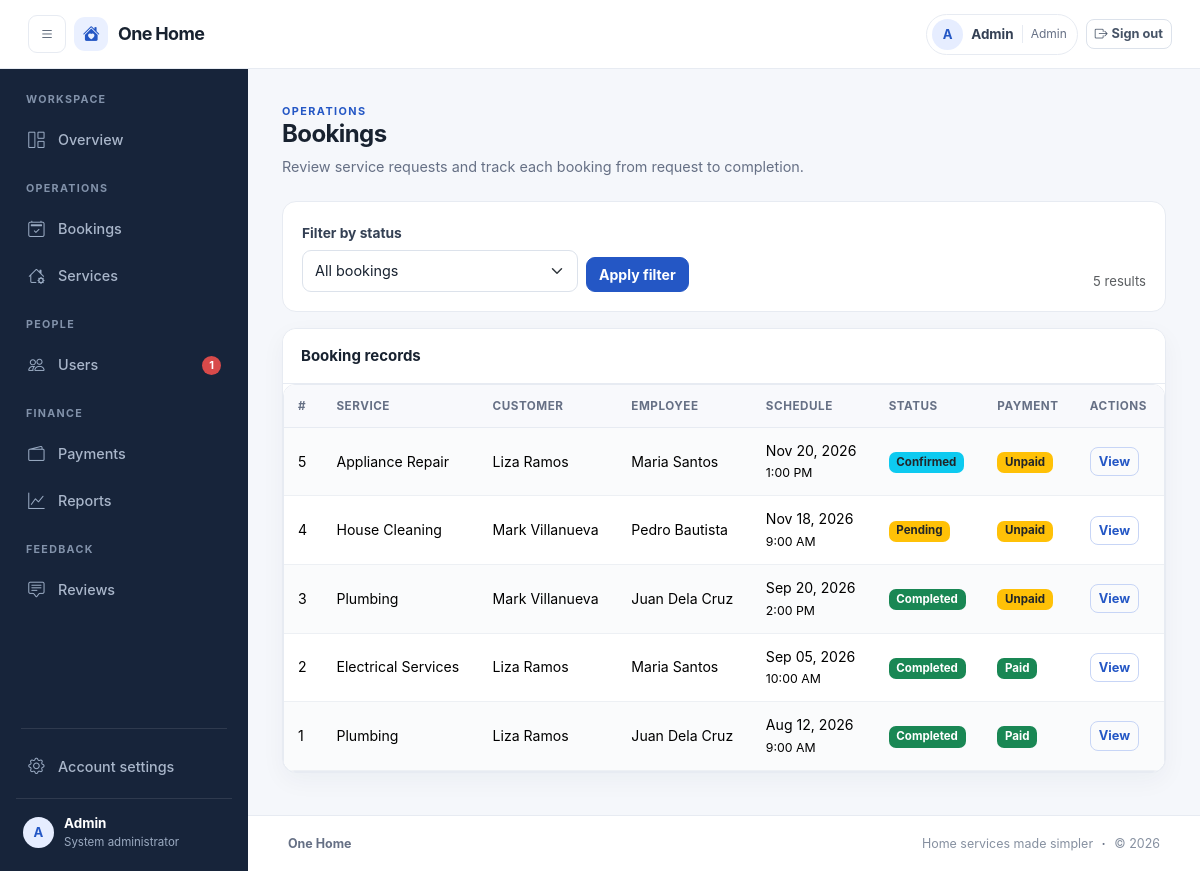
/admin/bookings/index.php (signed in), run on the app's committed database.
### tables this page shows
CREATE TABLE users (
  id INT AUTO_INCREMENT PRIMARY KEY,
  name VARCHAR(100) NOT NULL,
  email VARCHAR(100) NOT NULL UNIQUE,
  password VARCHAR(255) NOT NULL,
  phone VARCHAR(30),
  address VARCHAR(255),
  role ENUM('admin','employee','customer') NOT NULL,
  status ENUM('active','pending','inactive') NOT NULL DEFAULT 'active',
  avatar VARCHAR(255),
  skills VARCHAR(255),
  available_days VARCHAR(40) NOT NULL DEFAULT 'Mon,Tue,Wed,Thu,Fri',
  is_available TINYINT NOT NULL DEFAULT 1,
  created_at DATETIME NOT NULL DEFAULT CURRENT_TIMESTAMP,
  INDEX idx_users_role_status (role, status)
);

CREATE TABLE bookings (
  id INT AUTO_INCREMENT PRIMARY KEY,
  customer_id INT NOT NULL,
  employee_id INT NOT NULL,
  service_id INT NOT NULL,
  booking_date DATE NOT NULL,
  booking_time TIME NOT NULL,
  address VARCHAR(255) NOT NULL,
  description TEXT,
  photo VARCHAR(255),
  price DECIMAL(10,2) NOT NULL,
  status ENUM('Pending','Confirmed','Ongoing','Completed','Cancelled','Declined') NOT NULL DEFAULT 'Pending',
  decline_reason VARCHAR(255),
  created_at DATETIME NOT NULL DEFAULT CURRENT_TIMESTAMP,
  FOREIGN KEY (customer_id) REFERENCES users(id),
  FOREIGN KEY (employee_id) REFERENCES users(id),
  FOREIGN KEY (service_id) REFERENCES services(id),
  INDEX idx_bookings_customer (customer_id),
  INDEX idx_bookings_employee_date (employee_id, booking_date, status),
  INDEX idx_bookings_service (service_id),
  INDEX idx_bookings_status_date (status, booking_date),
  CHECK (price >= 0)
);

CREATE TABLE services (
  id INT AUTO_INCREMENT PRIMARY KEY,
  name VARCHAR(100) NOT NULL,
  description TEXT,
  price DECIMAL(10,2) NOT NULL,
  icon VARCHAR(50) NOT NULL DEFAULT 'bi-tools',
  is_active TINYINT NOT NULL DEFAULT 1,
  INDEX idx_services_active (is_active),
  CHECK (price >= 0)
);

### includes/auth.php (called while the page is built, shortened)
<?php
require_once INC . '/dbconn.php';
require_once INC . '/functions.php';
require_once INC . '/notifications.php';
function current_user()
{
    static $loaded = false;
    static $user = null;
    if (!$loaded) {
        $loaded = true;
        if (!empty($_SESSION['uid'])) {
            $user_id = (int) $_SESSION['uid'];
            if ($user_id > 0) {
                $user = db_one("SELECT * FROM users WHERE id = ? LIMIT 1", [$user_id]);
            }
        }
    }
    return $user;
}
function home_for($role)
{
    $pages = [
        'admin' => 'admin/dashboard.php',
        'employee' => 'employee/dashboard.php',
        'customer' => 'customer/dashboard.php'
    ];
    return $pages[$role] ?? 'login.php';
}
function require_role($role)
{
    $user = current_user();
}

### includes/notifications.php (called while the page is built, shortened)
<?php
function pending_employees_count()
{
    return db_val("SELECT COUNT(*) FROM users WHERE role='employee' AND status='pending'");
}

### includes/functions.php (the view, shortened to what this page needs)
<?php
function e($s)
{
    return htmlspecialchars((string) $s, ENT_QUOTES, 'UTF-8');
}
function url($p)
{
    return BASE_URL . '/' . ltrim($p, '/');
}
function fdate($d)
{
    return date('M d, Y', strtotime($d));
}
function ftime($t)
{
    return date('g:i A', strtotime($t));
}
function badge($s)
{
    $c = [
        'Pending' => 'warning text-dark',
        'Confirmed' => 'info text-dark',
        'Ongoing' => 'primary',
        'Completed' => 'success',
        'Cancelled' => 'secondary',
        'Declined' => 'danger',
        'Paid' => 'success',
        'Unpaid' => 'warning text-dark',
        'Refunded' => 'dark',
        'active' => 'success',
        'pending' => 'warning text-dark',
        'inactive' => 'danger'
    ];
    return '<span class="badge bg-' . ($c[$s] ?? 'secondary') . '">' . e(ucfirst((string) $s)) . '</span>';
}
function db_run($sql, $params = [])
{
    global $conn;
    $st = mysqli_prepare($conn, $sql);
    if ($params)
        mysqli_stmt_bind_param($st, str_repeat('s', count($params)), ...$params);
    if (!mysqli_stmt_execute($st))
        die('SQL error: ' . mysqli_stmt_error($st));
    return $st;
}
function db_all($sql, $params = [])
{
    $r = mysqli_stmt_get_result(db_run($sql, $params));
    return $r ? mysqli_fetch_all($r, MYSQLI_ASSOC) : [];
}
function db_one($sql, $params = [])
{
    $a = db_all($sql, $params);
    return $a ? $a[0] : null;
}
function db_val($sql, $params = [])
{
    $r = db_one($sql, $params);
    return $r ? array_values($r)[0] : 0;
}
function list_bookings($where = '1', $params = [], $order = 'b.booking_date DESC, b.booking_time DESC')
{
    return db_all("SELECT b.*, s.name sname, c.name cname, c.phone cphone, c.email cemail, e.name ename, e.phone ephone,
        p.id payid, p.status pstatus, p.method pmethod, p.card_last4, p.paid_at,
        (SELECT COUNT(*) FROM reviews r WHERE r.booking_id=b.id) reviewed
        FROM bookings b JOIN services s ON s.id=b.service_id JOIN users c ON c.id=b.customer_id JOIN users e ON e.id=b.employee_id
        LEFT JOIN payments p ON p.booking_id=b.id WHERE $where ORDER BY $order", $params);
}
{ ?>
<?php }
function bookings_table($rows, $role)
{
    $link = ['customer' => 'customer/booking_details.php?id=', 'employee' => 'employee/booking_details.php?id=', 'admin' => 'admin/bookings/view.php?id='][$role]; ?>
    <div class="table-responsive">
        <table class="table table-striped table-hover bg-white align-middle">
            <thead class="table-light">
                <tr>
                    <th>#</th>
                    <th>Service</th>
                    <th><?= $role === 'customer' ? 'Employee' : 'Customer' ?></th><?php if ($role === 'admin'): ?>
                        <th>Employee</th><?php endif; ?>
                    <th>Schedule</th>
                    <th>Status</th>
                    <th>Payment</th>
                    <th>Actions</th>
                </tr>
            </thead>
            <tbody>
                <?php foreach ($rows as $b): ?>
                    <tr>
                        <td><?= $b['id'] ?></td>
                        <td><?= e($b['sname']) ?></td>
                        <td><?= e($role === 'customer' ? $b['ename'] : $b['cname']) ?></td>
                        <?php if ($role === 'admin'): ?>
                            <td><?= e($b['ename']) ?></td><?php endif; ?>
                        <td><?= fdate($b['booking_date']) ?><br><small><?= ftime($b['booking_time']) ?></small></td>
                        <td><?= badge($b['status']) ?></td>
                        <td><?= badge($b['pstatus']) ?></td>
                        <td><a class="btn btn-sm btn-outline-primary" href="<?= url($link . $b['id']) ?>">View</a>
                            <?php if ($role === 'employee')
                                echo job_buttons($b); ?></td>
                    </tr>
                <?php endforeach; ?>
            </tbody>
        </table>
    </div>
<?php }
    ob_start(); ?>

### includes/navbar.php (shortened to what this page needs)
<?php
$u = current_user();
$role = $u['role'] ?? '';
$current_path = str_replace('\\', '/', parse_url($_SERVER['REQUEST_URI'] ?? '', PHP_URL_PATH) ?? '');
$base_path = rtrim(BASE_URL, '/');
$is_active = function ($path) use ($current_path, $base_path) {
    $full_path = $base_path . '/' . ltrim($path, '/');
    return $current_path === $full_path || strpos($current_path, $full_path . '/') === 0;
};
?>
<nav class="navbar app-topbar">
    <div class="container-fluid app-topbar-inner">
        <div class="d-flex align-items-center gap-2">
            <?php if ($u && $role === 'admin'): ?>
                <button class="btn btn-icon mobile-menu-button" id="sidebarToggle" type="button" aria-label="Open menu" aria-controls="adminSidebar" aria-expanded="false">
                    <i class="bi bi-list"></i>
                </button>
            <?php endif; ?>
            <a class="navbar-brand app-brand" href="<?= url($u ? home_for($role) : 'index.php') ?>">
                <span class="brand-mark"><i class="bi bi-house-heart-fill"></i></span>
                <span>One Home</span>
            </a>
        </div>
        <div class="d-flex align-items-center gap-2 ms-auto">
            <?php if ($u && $u['status'] === 'active'): ?>
                <div class="user-chip d-none d-sm-flex">
                    <span class="user-avatar"><?= e(strtoupper(substr($u['name'], 0, 1))) ?></span>
                    <span class="user-chip-name"><?= e($u['name']) ?></span>
                    <span class="user-chip-role"><?= e(ucfirst($role)) ?></span>
                </div>
                <a class="btn btn-sm btn-outline-secondary logout-button" href="<?= url('logout.php') ?>"><i class="bi bi-box-arrow-right me-1"></i><span class="d-none d-sm-inline">Sign out</span></a>
            <?php else: ?>
                <a class="top-link" href="<?= url('login.php') ?>">Sign in</a>
                <a class="btn btn-primary btn-sm px-3" href="<?= url('register.php') ?>">Create account</a>
            <?php endif; ?>
        </div>
    </div>
</nav>
<?php if ($u && $u['status'] === 'active' && $role === 'admin'): ?>
    <div class="admin-layout">
        <aside class="admin-sidebar" id="adminSidebar" aria-label="Administrator navigation">
            <div class="sidebar-caption">WORKSPACE</div>
            <a class="sidebar-link <?= $is_active('admin/dashboard.php') ? 'active' : '' ?>" href="<?= url('admin/dashboard.php') ?>">
                <i class="bi bi-grid-1x2"></i><span>Overview</span>
            </a>
            <div class="sidebar-caption">OPERATIONS</div>
            <a class="sidebar-link <?= $is_active('admin/bookings/') ? 'active' : '' ?>" href="<?= url('admin/bookings/index.php') ?>">
                <i class="bi bi-calendar2-check"></i><span>Bookings</span>
            </a>
            <a class="sidebar-link <?= $is_active('admin/services/') ? 'active' : '' ?>" href="<?= url('admin/services/index.php') ?>">
                <i class="bi bi-house-gear"></i><span>Services</span>
            </a>
            <div class="sidebar-caption">PEOPLE</div>
            <a class="sidebar-link <?= $is_active('admin/users/') ? 'active' : '' ?>" href="<?= url('admin/users/index.php') ?>">
                <i class="bi bi-people"></i><span>Users</span>
                <?php $pending_count = pending_employees_count(); if ($pending_count): ?><span class="sidebar-count"><?= $pending_count ?></span><?php endif; ?>
            </a>
            <div class="sidebar-caption">FINANCE</div>
            <a class="sidebar-link <?= $is_active('admin/payments/') ? 'active' : '' ?>" href="<?= url('admin/payments/index.php') ?>">
                <i class="bi bi-wallet2"></i><span>Payments</span>
            </a>
            <a class="sidebar-link <?= $is_active('admin/reports/') ? 'active' : '' ?>" href="<?= url('admin/reports/index.php') ?>">
                <i class="bi bi-graph-up"></i><span>Reports</span>
            </a>
            <div class="sidebar-caption">FEEDBACK</div>
            <a class="sidebar-link <?= $is_active('admin/reviews/') ? 'active' : '' ?>" href="<?= url('admin/reviews/index.php') ?>">
                <i class="bi bi-chat-square-text"></i><span>Reviews</span>
            </a>
            <div class="sidebar-spacer"></div>
            <div class="sidebar-divider"></div>
            <a class="sidebar-link <?= $is_active('admin/profile.php') ? 'active' : '' ?>" href="<?= url('admin/profile.php') ?>">
                <i class="bi bi-gear"></i><span>Account settings</span>
            </a>
            <div class="sidebar-user">
                <span class="user-avatar"><?= e(strtoupper(substr($u['name'], 0, 1))) ?></span>
                <span><strong><?= e($u['name']) ?></strong><small>System administrator</small></span>
            </div>
        </aside>
        <div class="admin-content">
<?php endif; ?>

### data on the page
users: name "A", name "Admin", role "Admin"
bookings: id "5", service.name "Appliance Repair", customer.name "Liza Ramos", employee.name "Maria Santos", booking_date "Nov 20, 2026", booking_time "1:00 PM", status "Confirmed Unpaid"
bookings: id "4", service.name "House Cleaning", customer.name "Mark Villanueva", employee.name "Pedro Bautista", booking_date "Nov 18, 2026", booking_time "9:00 AM", status "Pending Unpaid"
bookings: id "3", service.name "Plumbing", customer.name "Mark Villanueva", employee.name "Juan Dela Cruz", booking_date "Sep 20, 2026", booking_time "2:00 PM", status "Completed Unpaid"
bookings: id "2", service.name "Electrical Services", customer.name "Liza Ramos", employee.name "Maria Santos", booking_date "Sep 05, 2026", booking_time "10:00 AM", status "Completed Paid"
bookings: id "1", service.name "Plumbing", customer.name "Liza Ramos", employee.name "Juan Dela Cruz", booking_date "Aug 12, 2026", booking_time "9:00 AM", status "Completed Paid"

### other printed values
$pending_count "1"
count($rows) "5"
